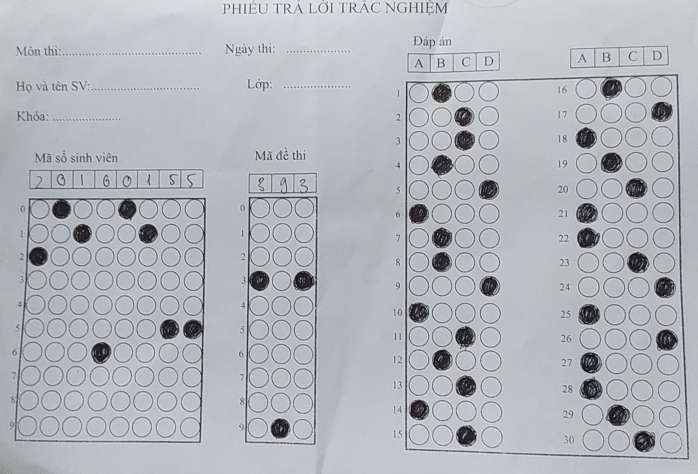
#> input picture 16.jpg, 1395 x 947 px (shown at 1/2 size); its folder holds only this picture in this run
$ python -i processImage.py   (imports and definitions only)
#> lines starting #> are read from the running program, lines starting #| are printed output that depends on the picture; after the words box and inside, x2 and y2 are one past the last pixel; in counts of white or black regions, pixels touching at a corner belong together
### unit.py
from builtins import list

import cv2
import numpy as np
from readAns import Ans


def getCornerPoints():
    pass


def sort(list_number):
    result = list()
    list_number_before_sort = list(list_number)
    for i in list_number:
        min_ = min(list_number_before_sort)
        list_number_before_sort.remove(min_)
        result.append(min_)
    result.reverse()
    return result


def get_list_max(list_area, list_approx):
    result = list()
    list_area_sorted = sort(list_area)

    # data = list()
    for i in range(3):
        index = list_area.index(list_area_sorted[i])
        result.append(list_approx[index])

    return result


def rectContour(contours):
    result = list()
    list_area = list()
    list_approx = list()
    for con in contours:
        area = cv2.contourArea(con)
        if area > 300:
            pori = cv2.arcLength(con, True)
            approx = list(cv2.approxPolyDP(con, pori * 0.02, True))
            if len(approx) == 4:
                list_area.append(area)
                list_approx.append(approx)

    result = get_list_max(list_area, list_approx)
    return result


def reoder(my_point):
    my_point = np.array(my_point).reshape(4, 2)
    add = my_point.sum(1)
    my_new_point_0 = my_point[np.argmin(add)]
    my_new_point_3 = my_point[np.argmax(add)]
    diff = np.diff(my_point, axis=1)
    my_new_point_1 = my_point[np.argmin(diff)]
    my_new_point_2 = my_point[np.argmax(diff)]
    return my_new_point_0, my_new_point_1, my_new_point_2, my_new_point_3


def splitBoxes(img, row, col):
    result = []
    r = np.vsplit(img, row)
    for i in r:
        c = np.hsplit(i, col)
        for box in c:
            result.append(box)

    return result


def showAns(img, myIndex, row, col):
    secW = int(img.shape[1] / col)
    secH = int(img.shape[0] / row / 2)

    x = 0
    y = 1
    while x <= 30 and y <= 30:
        myColor = (0, 255, 0)
        myAns = int(myIndex[x])
        cx = myAns * secW + secW // 2
        cy = x * secH + secH
        cv2.circle(img, (cx, cy), 20, myColor, cv2.FILLED)

        myAns = int(myIndex[y])
        cx = myAns * secW + secW // 2
        cy = y * secH
        cv2.circle(img, (cx, cy), 20, myColor, cv2.FILLED)

        x += 2
        y += 2
    return img


def cal_point(list_ans, md):
    ans = Ans('dapAN.xlsx')
    list_base = ans.readAns(md)
    for i in range(30):
        if i % 2 == 0:
            if list_base[i] == 'A':
                list_base[i] = 0
            if list_base[i] == 'B':
                list_base[i] = 1
            if list_base[i] == 'C':
                list_base[i] = 2
            if list_base[i] == 'D':
                list_base[i] = 3
        if i % 2 == 1:
            if list_base[i] == 'A':
                list_base[i] = 7
            if list_base[i] == 'B':
                list_base[i] = 8
            if list_base[i] == 'C':
                list_base[i] = 9
            if list_base[i] == 'D':
                list_base[i] = 10

    score = 0
    for i in range(30):
        if list_ans[i] == list_base[i]:
            score += 1

    point = score / 30 * 10
    return point

### readAns.py
import pandas as pd
import numpy as np
import openpyxl


class Ans:
    def __init__(self, path):
        self.path = path
        print(self.path)

    def readFile(self):
        list_md = self.read_header()
        data = pd.ExcelFile(self.path).parse(0)
        list_question = list(data.iloc[:, 0])
        self.ans = dict()
        # self.ans['123'] = list(data.iloc[:, 1])
        # self.ans['393'] = list(data.iloc[:, 2])
        for i in range(len(list_md)):
            self.ans[str(list_md[i])] = list(data.iloc[:, i + 1])
        return self.ans

    def readAns(self, data):
        self.readFile()
        try:
            return self.ans[data]
        except:
            return []

    def read_header(self):
        wb_obj = openpyxl.load_workbook(self.path)
        sheet_obj = wb_obj.active
        list_md = []
        col = 2
        while sheet_obj.cell(row=1, column=col).value is not None:
            list_md.append(sheet_obj.cell(row=1, column=col).value)
            col += 1
        return list_md

    # [9 lines left out: function write_data, not called in this run]

### processImage.py
from gettext import npgettext

import cv2
import numpy as np
from cv2 import cvtColor, imshow

from unit import *


def process_image():
    global img_show
    img = cv2.imread('16.jpg')
#> img is the input picture: shape (947, 1395, 3); mean B, G, R 186, 181.4, 178
    img_temp = img.copy()
    img = cv2.resize(img, (660, 600))
#> img: shape (600, 660, 3)

    img_show = img.copy()
    img_blur = cv2.blur(img, (3, 3))
    img_process = cv2.Canny(img_blur, 30, 100)
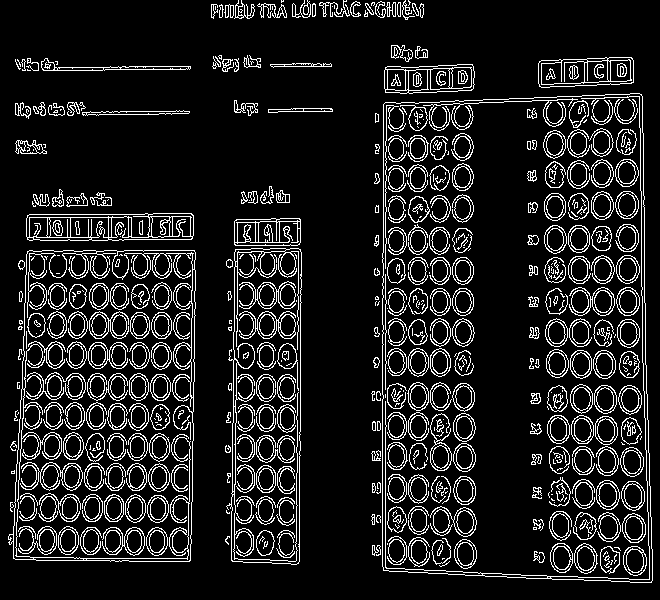
#> img_process: shape (600, 660); 11.9% white in thin lines or dots

    try:
        contours, hierarchy = cv2.findContours(img_process, cv2.RETR_EXTERNAL, cv2.CHAIN_APPROX_NONE)
#> contours = 120 contours, 61 with area under 20; largest, box (x1, y1, x2, y2) and area: (382, 93, 653, 583) 126135, (8, 250, 196, 562) 53696, (226, 248, 302, 565) 21054, (26, 213, 194, 241) 4281, (538, 57, 634, 88) 2504
        big_contour = list()
        for i in rectContour(contours):
#> in sort, `list_number_before_sort = list(list_number)`: list_number_before_sort = [53696, 21054, 1733.5, 4281, 126135, 2303, 2504]
#> in get_list_max, `list_area_sorted = sort(list_area)`: list_area_sorted = [126135, 53696, 21054, 4281, 2504, 2303, 1733.5]
#> in rectContour, `result = get_list_max(list_area, list_approx)`: result = [[[[641, 94]], [[383, 104]], [[383, 570]], [[651, 582]]], [[[27, 251]], [[13, 558]], [[189, 561]], [[194, 250]]], [[[235, 249]], [[231, 560]], [[296, 564]], [[301, 252]]]]
            big_contour.append(i)
#> this loop made 3 passes
#> after the loop, big_contour has the same summary as result in rectContour
        # xử lý phần tô đáp án
        cv2.drawContours(img_show, big_contour[0], -1, (0, 255, 0), 10)
        cv2.drawContours(img_show, big_contour[1], -1, (255, 0, 0), 10)
        cv2.drawContours(img_show, big_contour[2], -1, (0, 0, 255), 10)
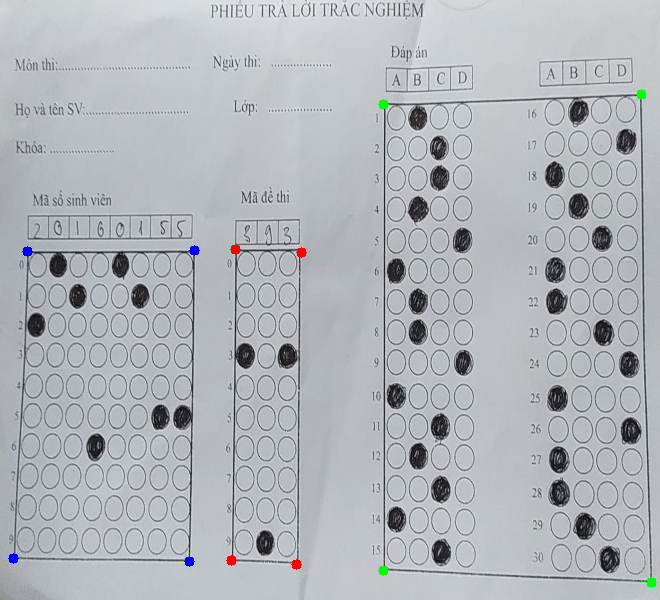
#> img_show: shape (600, 660, 3); mean B, G, R 185.7, 181.1, 177.7

        #xử lý đán án
        # căn ảnh từ 4 điểm
        big_contour[0] = reoder(big_contour[0])
#> in reoder, `my_point = np.array(my_point).reshape(4, 2)`: my_point = [[641, 94], [383, 104], [383, 570], [651, 582]]
#> in reoder, `add = my_point.sum(1)`: add = [735, 487, 953, 1233]
#> in reoder, `my_new_point_0 = my_point[np.argmin(add)]`: my_new_point_0 = [383, 104]
#> in reoder, `my_new_point_3 = my_point[np.argmax(add)]`: my_new_point_3 = [651, 582]
#> in reoder, `diff = np.diff(my_point, axis=1)`: diff = [-547, -279, 187, -69]
#> in reoder, `my_new_point_1 = my_point[np.argmin(diff)]`: my_new_point_1 = [641, 94]
#> in reoder, `my_new_point_2 = my_point[np.argmax(diff)]`: my_new_point_2 = [383, 570]
        pt1 = np.float32(big_contour[0])
#> pt1 = [[383, 104], [641, 94], [383, 570], [651, 582]]
        pt2 = np.float32([[0, 0], [660, 0], [0, 1000], [660, 1000]])
        matrix = cv2.getPerspectiveTransform(pt1, pt2)
#> matrix = [[2.9, -5.19e-17, -1111.9], [0.0936, 2.41, -286.9], [0.000198, 8.61e-05, 1]]
        img_1 = cv2.warpPerspective(img_show, matrix, (660, 1000))
        img_1_color = cv2.warpPerspective(img_show, matrix, (660, 1000))
        img_1 = cv2.cvtColor(img_1, cv2.COLOR_BGR2GRAY)
#> img_1: shape (1000, 660)
        img_1 = cv2.resize(img_1, (660, 900))
#> img_1: shape (900, 660)
        # img_1_color = cv2.resize(img_1_color, (660, 600))
        # # xử lý mshs
        big_contour[1] = reoder(big_contour[1])
        pt3 = np.float32(big_contour[1])
#> pt3 = [[27, 251], [194, 250], [13, 558], [189, 561]]
        pt4 = np.float32([[0, 0], [660, 0], [0, 1000], [660, 1000]])
        matrix = cv2.getPerspectiveTransform(pt3, pt4)
#> matrix = [[4.2, 0.192, -161.5], [0.0216, 3.61, -905.6], [7.98e-05, 0.000189, 1]]
        img_2 = cv2.warpPerspective(img_show, matrix, (660, 1000))
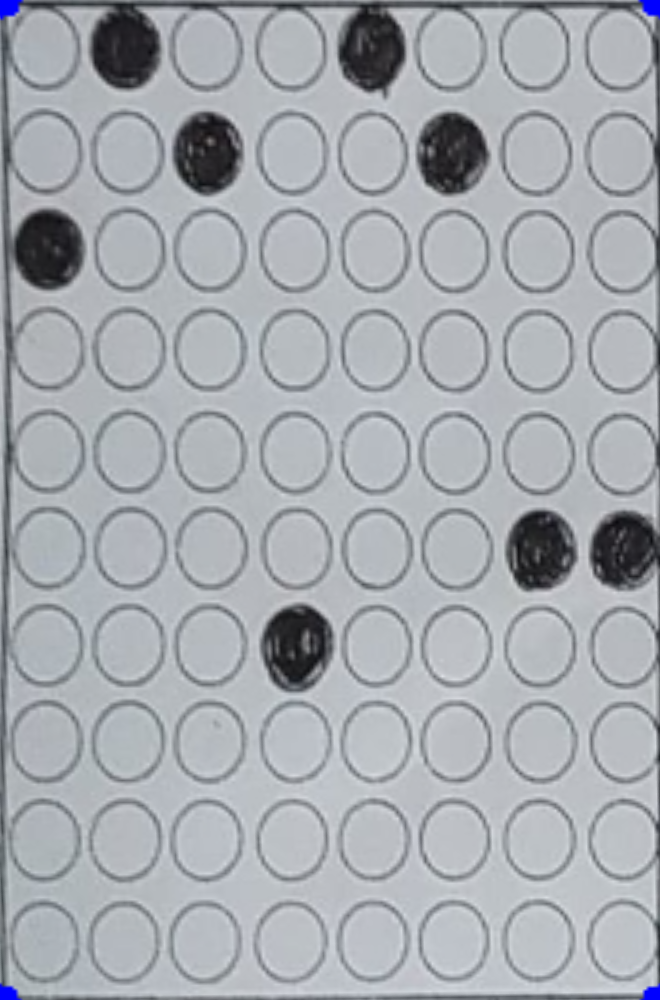
#> img_2: shape (1000, 660, 3); mean B, G, R 176.1, 170.9, 166.8
        # ma de
        big_contour[2] = reoder(big_contour[2])
        pt5 = np.float32(big_contour[2])
#> pt5 = [[235, 249], [301, 252], [231, 560], [296, 564]]
        pt6 = np.float32([[0, 0], [660, 0], [0, 1000], [660, 1000]])
        matrix = cv2.getPerspectiveTransform(pt5, pt6)
#> matrix = [[10.04, 0.129, -2390.9], [-0.144, 3.17, -755.1], [5.39e-05, -4.73e-05, 1]]
        img_3 = cv2.warpPerspective(img_show, matrix, (660, 1000))

        # chọn ngưỡng màu
        img_1_1 = cv2.threshold(img_1, 100, 255, cv2.THRESH_BINARY_INV)[1]
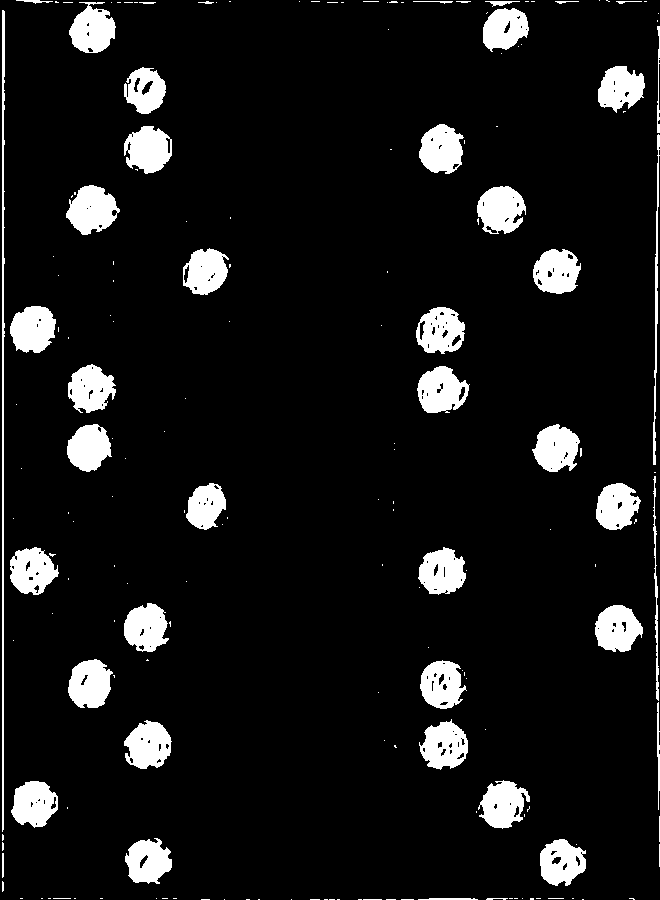
#> img_1_1: shape (900, 660); 8.7% white; 182 white regions (133 under 20 px), largest, box (x1, y1, x2, y2) and area: (66, 185, 120, 235) 1779, (2, 10, 5, 832) 1751, (477, 186, 526, 234) 1710
        matrix_1 = splitBoxes(np.array(img_1_1), 15, 11)
#> in splitBoxes, `r = np.vsplit(img, row)`: r = 15 items
#> the loop in splitBoxes, `for i in r:` made 15 passes
#> after the loop in splitBoxes, `for i in r:`: result = 165 items
#> matrix_1 = 165 items
        cv2.imwrite('img_1_1.png', img_1_1)
        C = 0
        R = 0
        myPixel_1_1 = np.zeros((15, 11))
        for i in matrix_1:
            total_ans = cv2.countNonZero(i)
            myPixel_1_1[R][C] = total_ans
            C += 1
            if (C > 10):
                C = 0
                R += 1
#> this loop made 165 passes
#> total_ans on passes 1 to 8: 221, 1633, 42, 29, 1, 23, 43, 68
#> after the loop, C = 0; R = 15

        myIndexL = []
        for x in range(0, 15):
            arr = myPixel_1_1[x]
            myIndexAns = [0, 0, 0, 0]
            for i in range(4):
                myIndexAns[i] = arr[i]
            for r1 in range(4):
                if myIndexAns[r1] == np.max(myIndexAns):
                    myIndexL.append(r1)
#> this loop made 15 passes
#> arr on passes 1 to 8: [221, 1633, 42, 29, 1, 23, 43, 68, 1549, 37, 105], [154, 0, 1298, 0, 0, 0, 0, 0, 0, 28, 1567], [125, 0, 1644, 0, 0, 0, 9, 1644, 2, 0, 125], [125, 1789, 0, 3, 0, 0, 0, 51, 1669, 0, 116], [128, 6, 0, 1536, 0, 0, 2, 0, 137, 1456, 159], [1798, 4, 0, 1, 0, 0, 69, 1528, 0, 0, 144], [121, 1591, 0, 1, 0, 0, 38, 1658, 0, 0, 110], [121, 1542, 2, 0, 0, 0, 2, 0, 128, 1504, 125]
#> after the loop, myIndexL = [1, 2, 2, 1, 3, 0, 1, 1, 3, 0, 2, 1, 2, 0, 2]
        #print(myIndexR)

        myIndexR = []
        for x in range(0, 15):
            arr = myPixel_1_1[x]
            myIndexAns = [0, 0, 0, 0]
            for i in range(7, 11):
                myIndexAns[i-8] = arr[i]
            for r1 in range(7, 11):
                if myIndexAns[r1-8] == np.max(myIndexAns):
                    myIndexR.append(r1)
#> after the loop, myIndexR = [8, 10, 7, 8, 9, 7, 7, 9, 10, 7, 10, 7, 7, 8, 9]
        #print(myIndexL)
        myIndex = []
        for i in range(15):
            myIndex.append(myIndexL[i])
            myIndex.append(myIndexR[i])
#> after the loop, myIndex = 30 values, max 10 at index 3, min 0 at index 10, mean 4.8
        imgRowDra = np.zeros_like(img_1)
        imgRowDra = showAns(img_1, myIndex, 15, 11)
#> the loop in showAns, `while x <= 30 and y <= 30:` made 15 passes
#> after the loop in showAns, `while x <= 30 and y <= 30:`:
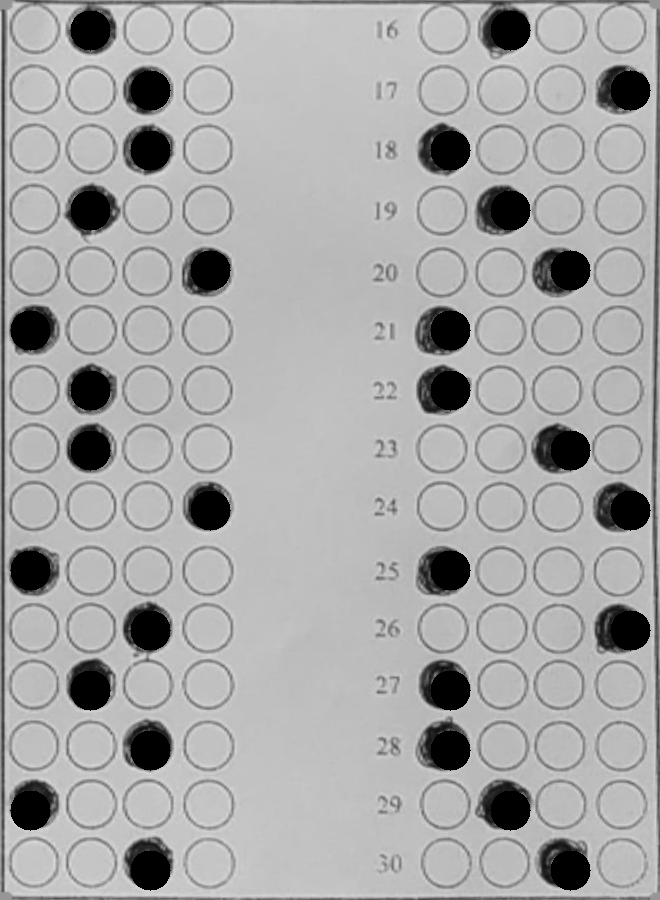
#> img: shape (900, 660); min 0, max 223, mean 167.8
#> after the loop in showAns, `while x <= 30 and y <= 30:`: x = 30; y = 31

        # id
        big_contour[1] = reoder(big_contour[1])
        pt3 = np.float32(big_contour[1])
        pt4 = np.float32([[0, 0], [660, 0], [0, 1000], [660, 1000]])
        matrix = cv2.getPerspectiveTransform(pt3, pt4)
#> matrix = [[4.2, 0.192, -161.5], [0.0216, 3.61, -905.6], [7.98e-05, 0.000189, 1]]
        img_2 = cv2.warpPerspective(img_show, matrix, (660, 1000))
        img_2 = cv2.cvtColor(img_2, cv2.COLOR_BGR2GRAY)
#> img_2: shape (1000, 660)
        img_2 = cv2.resize(img_2, (720, 900))
#> img_2: shape (900, 720)

        img_2_2 = cv2.threshold(img_2, 100, 255, cv2.THRESH_BINARY_INV)[1]
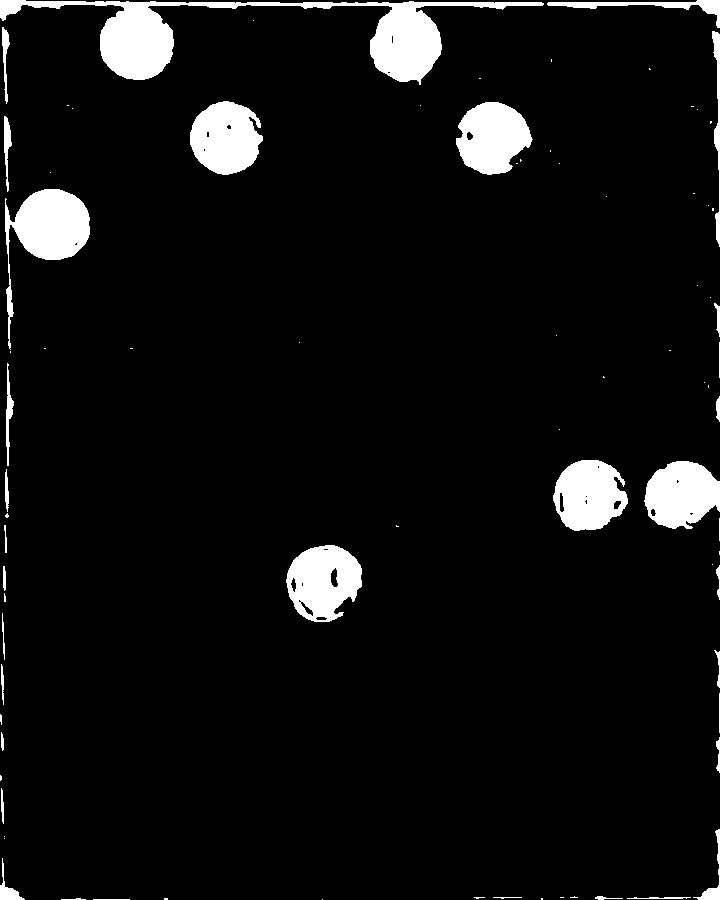
#> img_2_2: shape (900, 720); 6.2% white; 80 white regions (46 under 20 px), largest, box (x1, y1, x2, y2) and area: (0, 0, 544, 85) 11055, (5, 189, 90, 350) 4719, (286, 545, 362, 622) 4128
        matrix_2 = splitBoxes(np.array(img_2_2), 10, 8)
#> the loop in splitBoxes (call 2), `for i in r:` made 10 passes
#> matrix_2 = 80 items

        tdC = 0
        tdR = 0
        my_piexel_id = np.zeros((10, 8))
        for img in matrix_2:
            total_id = cv2.countNonZero(img)
            my_piexel_id[tdR][tdC] = total_id
            tdC += 1
            if tdC == 8:
                tdR += 1
                tdC = 0
#> this loop made 80 passes
#> total_id on passes 1 to 8: 927, 4671, 401, 384, 4483, 421, 404, 894
#> after the loop, tdC = 0; tdR = 10
        my_piexel_id = np.transpose(my_piexel_id)
        my_index_id = []
        for i in range(8):
            arr = my_piexel_id[i]
            my_index_id_val = np.where(arr == np.amax(arr))
            my_index_id.append(list(my_index_id_val[0]))
#> this loop made 8 passes
#> (arr, my_index_id_val) on passes 1 to 7: ([927, 315, 4492, 258, 310, 189, 132, 137, 112, 353], ([2],)), ([4671, 0, 0, 3, 0, 0, 0, 0, 0, 45], ([0],)), ([401, 4015, 0, 0, 0, 0, 0, 0, 0, 0], ([1],)), ([384, 0, 0, 1, 0, 0, 4091, 0, 0, 1], ([6],)), ([4483, 1, 0, 0, 0, 4, 37, 0, 0, 0], ([0],)), ([421, 3969, 0, 0, 0, 0, 0, 0, 0, 46], ([1],)), ([404, 3, 1, 1, 4, 3905, 0, 0, 0, 71], ([5],))
#> after the loop, my_index_id = [[2], [0], [1], [6], [0], [1], [5], [5]]

        id_student = ''
        for i in range(8):
            id_student += str(my_index_id[i][0])
#> this loop made 8 passes
#> id_student on passes 1 to 8: '2', '20', '201', '2016', '20160', '201601', '2016015', '20160155'
        # print(id_student)

        #ma de
        big_contour[2] = reoder(big_contour[2])
        pt5 = np.float32(big_contour[2])
        pt6 = np.float32([[0, 0], [660, 0], [0, 1000], [660, 1000]])
        matrix = cv2.getPerspectiveTransform(pt5, pt6)
#> matrix = [[10.04, 0.129, -2390.9], [-0.144, 3.17, -755.1], [5.39e-05, -4.73e-05, 1]]
        img_3 = cv2.warpPerspective(img_show, matrix, (660, 1000))
        img_3 = cv2.cvtColor(img_3, cv2.COLOR_BGR2GRAY)
#> img_3: shape (1000, 660)
        img_3 = cv2.resize(img_3, (270, 900))
#> img_3: shape (900, 270)
        img_3_3 = cv2.threshold(img_3, 100, 255, cv2.THRESH_BINARY_INV)[1]
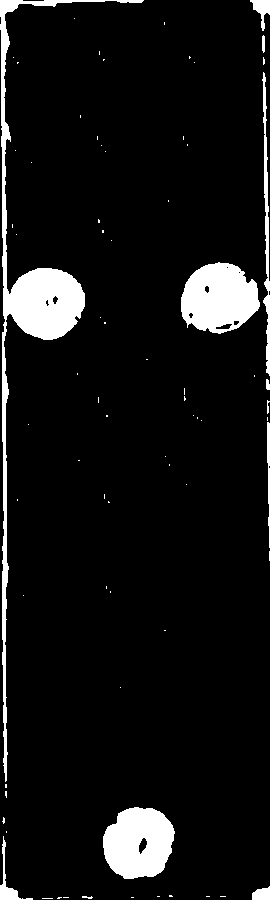
#> img_3_3: shape (900, 270); 7.6% white; 74 white regions (62 under 20 px), largest, box (x1, y1, x2, y2) and area: (0, 0, 144, 782) 8007, (181, 262, 260, 334) 4149, (103, 807, 175, 879) 3948
        matrix_3 = splitBoxes(np.array(img_3_3), 10, 3)
#> matrix_3 = 30 items

        tdC = 0
        tdR = 0
        my_piexel_md = np.zeros((10, 3))
        for img in matrix_3:
            total_md = cv2.countNonZero(img)
            my_piexel_md[tdR][tdC] = total_md
            tdC += 1
            if tdC == 3:
                tdR += 1
                tdC = 0
#> this loop made 30 passes
#> total_md on passes 1 to 8: 899, 125, 390, 426, 6, 272, 417, 16
#> after the loop, my_piexel_md = [[899, 125, 390], [426, 6, 272], [417, 16, 539], [4523, 7, 4239], [401, 10, 218], [339, 11, 165], [421, 5, 18], [301, 3, 0], [208, 55, 0], [425, 3912, 206]]; tdC = 0; tdR = 10
        my_piexel_md = np.transpose(my_piexel_md)
        my_index_md = []
        for i in range(3):
            arr = my_piexel_md[i]
            my_index_md_val = np.where(arr == np.amax(arr))
            my_index_md.append(list(my_index_md_val[0]))
#> this loop made 3 passes
#> (arr, my_index_md_val) on passes 1 to 3: ([899, 426, 417, 4523, 401, 339, 421, 301, 208, 425], ([3],)), ([125, 6, 16, 7, 10, 11, 5, 3, 55, 3912], ([9],)), ([390, 272, 539, 4239, 218, 165, 18, 0, 0, 206], ([3],))
#> after the loop, my_index_md = [[3], [9], [3]]
        md = ''
        for i in range(3):
            md += str(my_index_md[i][0])
#> this loop made 3 passes
#> md on passes 1 to 3: '3', '39', '393'
        sc = cal_point(myIndex, md)
        if sc > 2 and sc <= 3:
            sc = 3

        img_row_dra = np.zeros_like(img_1_color)
        img_show_2 = img_show.copy()
        img_row_dra = showAns(img_row_dra, myIndex, 15, 11)
        matrix_ques = cv2.getPerspectiveTransform(pt2, pt1)
        img_ques = cv2.warpPerspective(img_row_dra, matrix_ques, (660, 600))

        img_show = cv2.addWeighted(img_ques, 1, img_show, 1, 0)
        cv2.putText(img_show, f'MSSV: {id_student}', (100, 50), cv2.FONT_HERSHEY_COMPLEX, 2, (0, 0, 255), 2)
        cv2.putText(img_show, f'MD: {md}', (100, 100), cv2.FONT_HERSHEY_COMPLEX, 2, (255, 255, 0), 2)
        cv2.putText(img_show, str(sc), (100, 150), cv2.FONT_HERSHEY_COMPLEX, 2, (0, 0, 255), 2)
        # cv2.putText(img3, "MSSV:" + str(ma_so), (100, 200), cv2.FONT_HERSHEY_COMPLEX, 1, (0, 0, 255), 2)
    except:
        pass

    cv2.imwrite('process.png', img_show)

    cv2.imshow('img', img_show)
    cv2.waitKey(0)
    cv2.destroyWindow()

    # return id_student, md, sc

# process_image()

>>> result = process_image()
